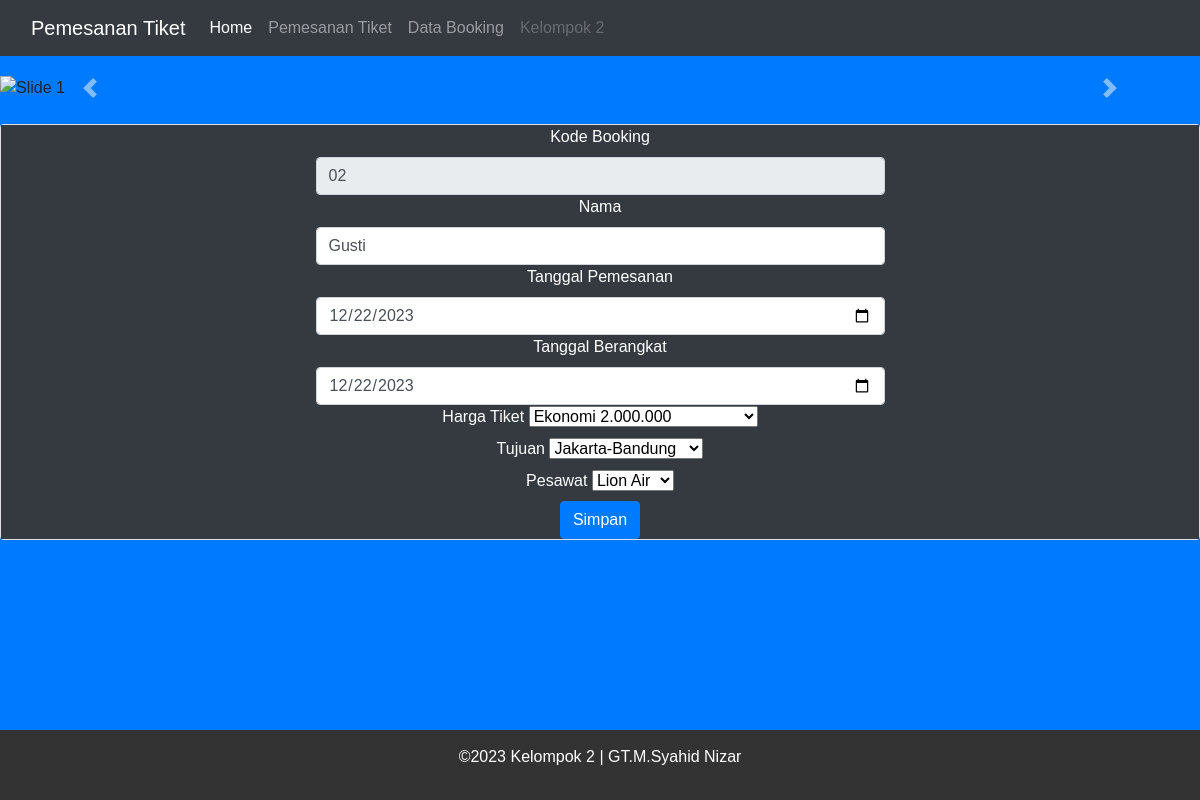
The page /ubah.php?kode_booking=02 on the database its author committed.
### tables this page shows
CREATE TABLE `tb_pes` (
  `kode_booking` varchar(30) NOT NULL,
  `nama` varchar(30) NOT NULL,
  `tgl_p` date NOT NULL,
  `tgl_b` date NOT NULL,
  `kd_type` varchar(30) NOT NULL,
  `kd_tujuan` varchar(30) NOT NULL,
  `kd_pesawat` varchar(21) NOT NULL
);

### ubah.php (the view, shortened to what this page needs)
<!DOCTYPE html>
<html lang="en">
<head>
    <?php
    include 'templates/navbar.php';
    ?>
    <link rel="stylesheet" href="https://stackpath.bootstrapcdn.com/bootstrap/4.5.2/css/bootstrap.min.css">
</head>
<body class="bg-primary">
    <div id="myCarousel" class="carousel slide" data-ride="carousel">
        <div class="carousel-inner">
            <div class="carousel-item active">
                <img src="https://1.bp.blogspot.com/-MvC0DfV-VFE/WrndlXJKsQI/AAAAAAAAFT8/texP1ODW0NcVqs_yemLzupfSKQGfcmoEwCEwYBhgL/w1200-h630-p-k-no-nu/pesawat.JPG"
                    class="d-block w-40" alt="Slide 1">
            </div>
        </div>
        <a class="carousel-control-prev" href="#myCarousel" role="button" data-slide="prev">
            <span class="carousel-control-prev-icon" aria-hidden="true"></span>
        </a>
        <a class="carousel-control-next" href="#myCarousel" role="button" data-slide="next">
            <span class="carousel-control-next-icon" aria-hidden="true"></span>
        </a>
    </div>
    <br>
    <?php
    include "koneksi.php";
    $pes = $_GET['kode_booking'];
    $pes1 = "select * from tb_pes
        INNER JOIN tb_tujuan ON tb_pes.kd_tujuan = tb_tujuan.kd_tujuan
        INNER JOIN tb_type ON tb_pes.kd_type = tb_type.kd_type
        INNER JOIN tb_pesawat ON tb_pes.kd_pesawat = tb_pesawat.kd_pesawat
        and kode_booking = '$pes'";
    $sql = mysqli_query($koneksi, $pes1);
    while ($data = mysqli_fetch_array($sql)) {
        ?>
        <form class="card" action="prosesubah.php" method="post">
            <div class="bg-dark text-white" class="card-body">
                <center>
                    <div class="col-md-6">
                        <label for="inputEmail4" class="form-label">Kode Booking</label>
                        <input name="a" type="number" class="form-control" value="<?php echo $data['kode_booking'] ?>"
                            readonly>
                    </div>
                    <div class="col-md-6">
                        <label for="inputPassword4" class="form-label">Nama</label>
                        <input name="b" type="text" class="form-control" value="<?php echo $data['nama'] ?>">
                    </div>
                    <div class="col-md-6">
                        <label for="inputAddress" class="form-label">Tanggal Pemesanan</label>
                        <input name="c" type="date" class="form-control" value="<?php echo $data['tgl_p'] ?>">
                    </div>
                    <div class="col-md-6">
                        <label for="inputAddress2" class="form-label">Tanggal Berangkat</label>
                        <input name="d" type="date" class="form-control" value="<?php echo $data['tgl_b'] ?>">
                    </div>
                    <div class="col-md-6">
                        <label for="inputCity" class="form-label">Harga Tiket</label>
                        <select name="e">
                            <?php
                            $type = "select * from tb_type";
                            $query = mysqli_query($koneksi, $type);
                            while ($data_type = mysqli_fetch_array($query)) {
                                if ($data['kd_type'] == $data_type['kd_type']) {
                                    $select = "selected";
                                } else {
                                    $select = "";
                                }
                                echo "<option value=" . $data_type['kd_type'] . " $select>"
                                    . $data_type['type'] . "  " . $data_type['harga'] . "</option>";
                            }
                            ?>
                        </select>
                    </div>
                    <div>
                        <label for="inputCity" class="form-label">Tujuan</label>
                        <select name="f">
                            <?php
                            $tujuan = "select * from tb_tujuan";
                            $query = mysqli_query($koneksi, $tujuan);
                            while ($data_tujuan = mysqli_fetch_array($query)) {
                                if ($data['kd_tujuan'] == $data_tujuan['kd_tujuan']) {
                                    $select = "selected";
                                } else {
                                    $select = "";
                                }
                                echo "<option value=" . $data_tujuan['kd_tujuan'] . " $select>"
                                    . $data_tujuan['tujuan'] . "</option>";
                            }
                            ?>
                        </select>
                    </div>
                    <div>
                        <label for="inputCity" class="form-label">Pesawat</label>
                        <select name="g">
                            <?php
                            $pesawat = "select * from tb_pesawat";
                            $query = mysqli_query($koneksi, $pesawat);
                            while ($data_pesawat = mysqli_fetch_array($query)) {
                                if ($data['kd_pesawat'] == $data_pesawat['kd_pesawat']) {
                                    $select = "selected";
                                } else {
                                    $select = "";
                                }
                                echo "<option value=" . $data_pesawat['kd_pesawat'] . " $select>"
                                    . $data_pesawat['pesawat'] . "</option>";
                            }
                            ?>
                        </select>
                    </div>
                    <div class="col-12">
                        <button type="submit" class="btn btn-primary">Simpan</button>
                    </div>
            </div>
        </form>
    <?php } ?>
</body>
<?php
include 'templates/footer.php'
    ?>
</html>

### ubah.php (style rules this page uses)
#myCarousel { margin-top: 20px; }
.carousel-item img { max-height: 350px; margin: 0 auto; }
.card { margin-bottom: 69px; }

### templates/footer.php (style rules this page uses)
body { margin: 0; padding: 0; font-family: Arial, sans-serif; }

### rows shown on the page
tb_pes: a "02", b "Gusti", c "12/22/2023", d "12/22/2023"

### other values the page prints
form field e "Ekonomi 2.000.000"
form field f "Jakarta-Bandung"
form field g "Lion Air"
